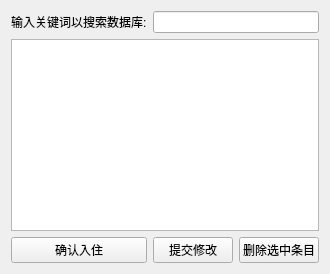
            <widget class="QWidget" name="page_7">
             <layout class="QGridLayout" name="gridLayout_12">
              <item row="0" column="0">
               <layout class="QHBoxLayout" name="horizontalLayout_4">
                <item>
                 <layout class="QGridLayout" name="gridLayout_11">
                  <item row="0" column="1" colspan="2">
                   <widget class="QLineEdit" name="searchEdit_3"/>
                  </item>
                  <item row="2" column="0">
                   <widget class="QPushButton" name="confirmBtn">
                    <property name="text">
                     <string>确认入住</string>
                    </property>
                   </widget>
                  </item>
                  <item row="2" column="2">
                   <widget class="QPushButton" name="delItemBtn">
                    <property name="text">
                     <string>删除选中条目</string>
                    </property>
                   </widget>
                  </item>
                  <item row="2" column="1">
                   <widget class="QPushButton" name="submitChangeBtn">
                    <property name="text">
                     <string>提交修改</string>
                    </property>
                   </widget>
                  </item>
                  <item row="0" column="0">
                   <widget class="QLabel" name="label_19">
                    <property name="text">
                     <string>输入关键词以搜索数据库:</string>
                    </property>
                   </widget>
                  </item>
                  <item row="1" column="0" colspan="3">
                   <widget class="QTableView" name="reserveView">
                    <property name="selectionMode">
                     <enum>QAbstractItemView::SingleSelection</enum>
                    </property>
                    <property name="selectionBehavior">
                     <enum>QAbstractItemView::SelectRows</enum>
                    </property>
                   </widget>
                  </item>
                 </layout>
                </item>
               </layout>
              </item>
             </layout>
            </widget>
